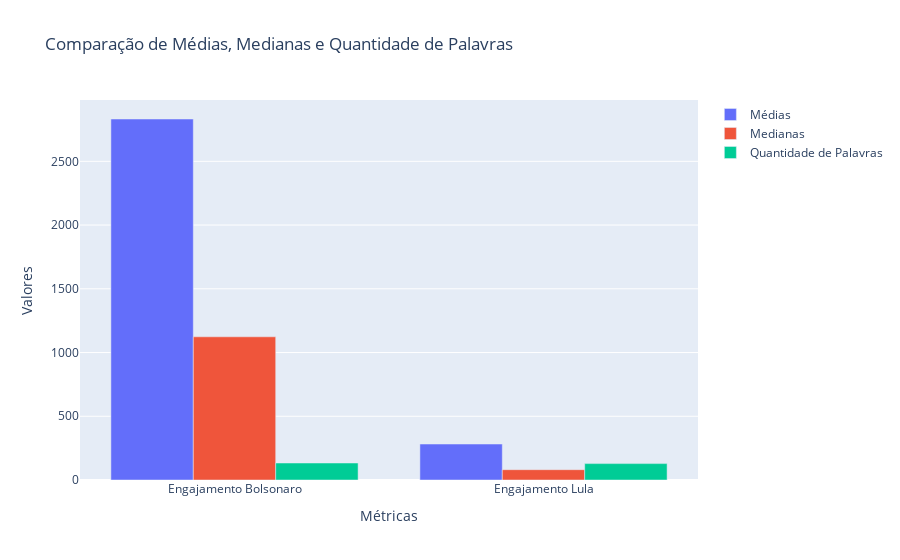

The notebook cell this image was saved under:
### Code cell
# Dados das médias, medianas e quantidade de palavras
medias = [2832.191934, 282.220039]
medianas = [1123.500000, 81.000000]
palavras = [133.314542, 128.579440]
labels = ['Engajamento Bolsonaro', 'Engajamento Lula']

# Criando os objetos de barra para cada métrica
bar_medias = go.Bar(x=labels, y=medias, name='Médias')
bar_medianas = go.Bar(x=labels, y=medianas, name='Medianas')
bar_palavras = go.Bar(x=labels, y=palavras, name='Quantidade de Palavras')

# Criando o layout do gráfico
layout = go.Layout(title='Comparação de Médias, Medianas e Quantidade de Palavras',
                   xaxis=dict(title='Métricas'),
                   yaxis=dict(title='Valores'))

# Criando a figura e adicionando as barras
fig = go.Figure(data=[bar_medias, bar_medianas, bar_palavras], layout=layout)

# Exibindo o gráfico
fig.show()

### Figure 1 — Plotly figure (JSON) as saved in the notebook; plotly's stock layout.template omitted (floating-point values rounded to 4 significant figures)
{"data": [{"name": "Médias", "type": "bar", "x": ["Engajamento Bolsonaro", "Engajamento Lula"], "y": [2832.0, 282.2]}, {"name": "Medianas", "type": "bar", "x": ["Engajamento Bolsonaro", "Engajamento Lula"], "y": [1124.0, 81]}, {"name": "Quantidade de Palavras", "type": "bar", "x": ["Engajamento Bolsonaro", "Engajamento Lula"], "y": [133.3, 128.6]}], "layout": {"title": {"text": "Comparação de Médias, Medianas e Quantidade de Palavras"}, "xaxis": {"title": {"text": "Métricas"}}, "yaxis": {"title": {"text": "Valores"}}}}
